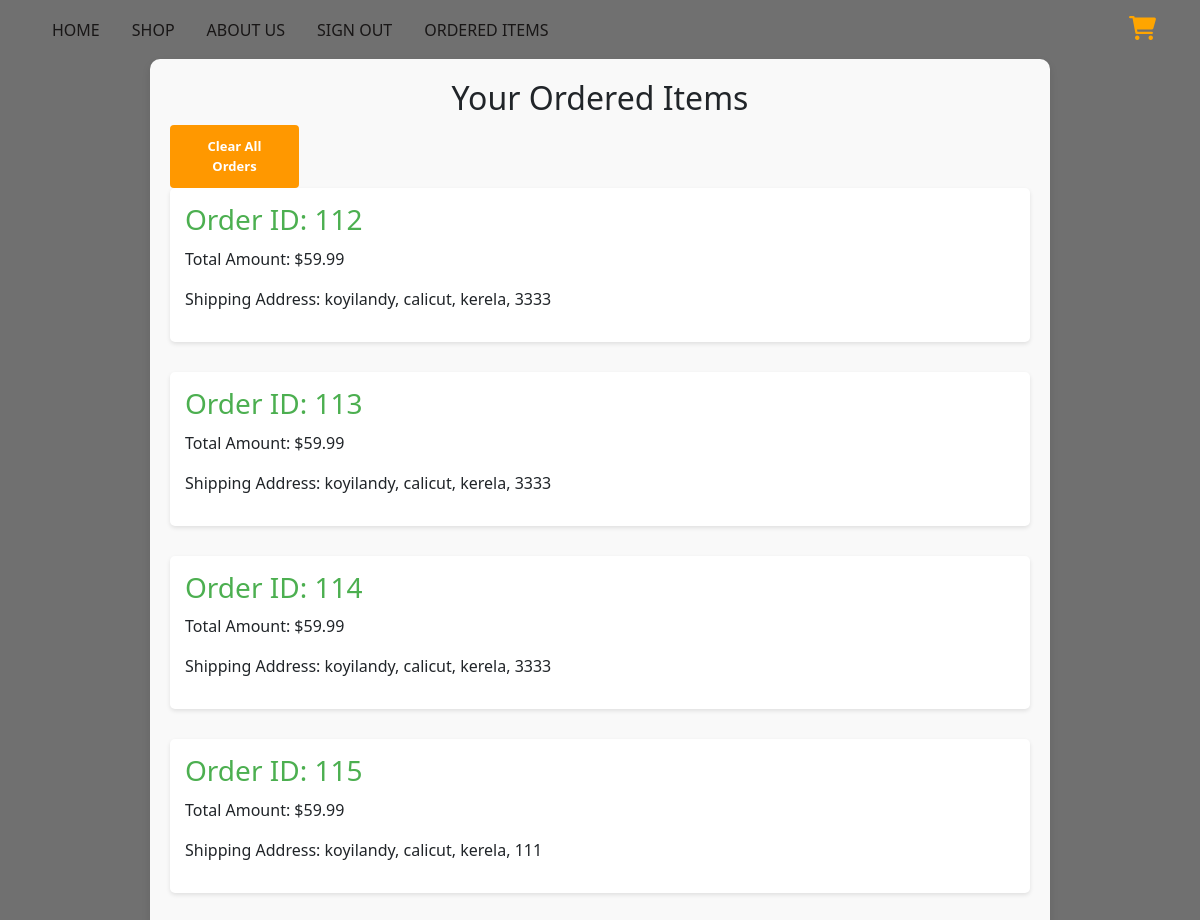
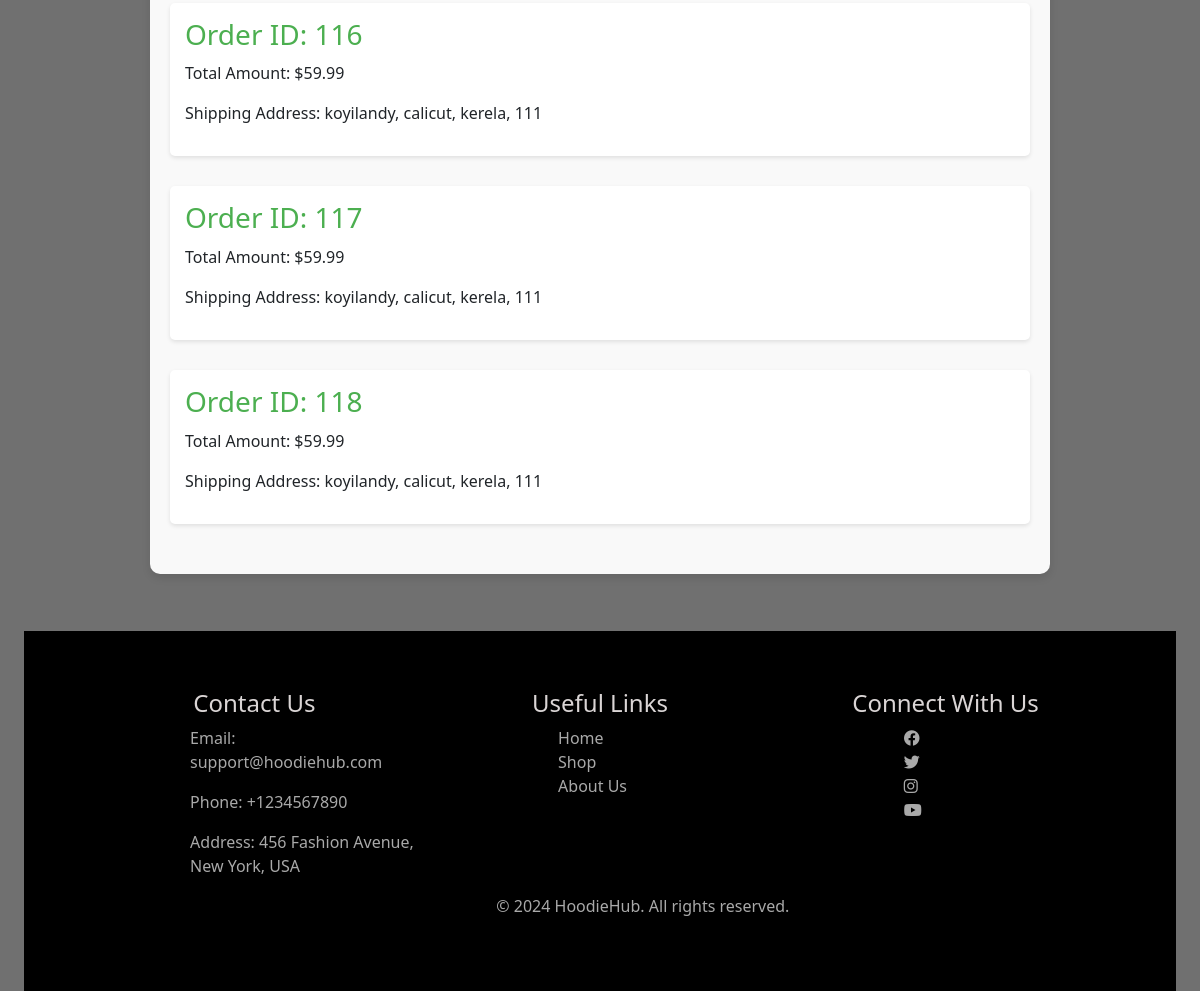
The page /view_ordered_items/ (signed in) on the database its author committed (2 pictures, top to bottom).
### myapp/models.py (models this page shows, shortened)
class Order(models.Model):
    user = models.ForeignKey(User, on_delete=models.CASCADE)
    total_amount = models.DecimalField(max_digits=10, decimal_places=2)
    shipping_address = models.TextField()
    order_date = models.DateTimeField(auto_now_add=True)
    payment_status = models.CharField(max_length=20, choices=[('Paid', 'Paid'), ('Pending', 'Pending')], default='Pending')
    payment_method = models.CharField(max_length=50, choices=[('COD', 'Cash on Delivery'), ('GPay', 'Google Pay'), ('PhonePe', 'PhonePe'), ('Card', 'Card')])

### myapp/views.py (the view)
# urls.py: path('view_ordered_items/', views.view_ordered_items, name='view_ordered_items'),
@login_required
def view_ordered_items(request):
    orders = Order.objects.prefetch_related('order_items__product').filter(user=request.user)
    return render(request, 'ordered_items.html', {'orders': orders})

### myapp/templates/ordered_items.html (shortened to what this page needs)
{% extends "Base.html" %}
{% load static %}
{% block content %}
<div class="ordered-items-container">
    <h2>Your Ordered Items</h2>
    {% if orders %}
    <form method="post" action="{% url 'clear_orders' %}">
        <button type="submit" class="btn" id="c">Clear All Orders</button>
    </form>
    {% for order in orders %}
        <div class="order">
            <h3>Order ID: {{ order.id }}</h3>
            <p>Total Amount: ${{ order.total_amount }}</p>
            <p>Shipping Address: {{ order.shipping_address }}</p>
        </div>
    {% endfor %}
    {% else %}
        <p>You have no orders yet.</p>
    {% endif %}
</div>
{% endblock %}

### myapp/templates/Base.html (shortened to what this page needs)
{% load static %}
<!DOCTYPE html>
<html lang="en">
<head>
     <link rel="stylesheet" href="https://cdnjs.cloudflare.com/ajax/libs/font-awesome/6.0.0-beta3/css/all.min.css">
    <link href="https://cdn.jsdelivr.net/npm/bootstrap@5.3.2/dist/css/bootstrap.min.css" rel="stylesheet">
    <link rel="stylesheet" href="{% static 'style/Styles.css' %}">
</head>
<body class="container-fluid">
  <div id="first" class="container-fluid">
    <nav class="navbar  navbar-dark    navbar-expand-sm">
      <div class="container-fluid">
        <div class="collapse navbar-collapse" id="navbarNav">
    <ul class="nav" >
        <li class="nav-item">
          <a class="nav-link" href="{% url 'home' %}">HOME</a>
        </li>
        <li class="nav-item">
          <a class="nav-link" href="{% url 'shop' %}">SHOP</a>
        </li>
        <li class="nav-item">
          <a class="nav-link" href="{% url 'about_us' %}">ABOUT US</a>
        </li>
        {% if user.is_authenticated %}
        <li class="nav-item">
            <a class="nav-link" href="#" onclick="event.preventDefault(); document.getElementById('logout-form').submit(); showLogoutAlert();">SIGN OUT</a>
        </li>
     {% else %}
        <li class="nav-item">
            <a class="nav-link" href="{% url 'login' %}">SIGN IN</a>
        </li>
      {% endif %}
        <li class="nav-item">
          <a class="nav-link" href="{% url 'view_ordered_items' %}">ORDERED ITEMS</a>
        </li>
      </ul>
      <ul class="navbar-nav ms-auto">
        <li class="nav-item">
          <a class="nav-link" href="{% url 'cart' %}">
            <i class="fas fa-shopping-cart"></i>
          </a>
        </li>
      </ul>
        </div>
      </div>
    </nav>
       {% block content %}
       {% endblock content %}
    <section class="footer">
        <div class="container">
            <div class="row">
                <div class="col-md-4">
                    <h4>Contact Us</h4>
                    <p>Email: support@hoodiehub.com</p>
                    <p>Phone: +1234567890</p>
                    <p>Address: 456 Fashion Avenue, New York, USA</p>
                </div>
                <div class="col-md-4">
                    <h4>Useful Links</h4>
                    <ul>
                      <li><a href="{% url 'home' %}">Home</a></li>
                      <li><a href="{% url 'shop' %}">Shop</a></li>
                      <li><a href="{% url 'about_us' %}">About Us</a></li>
                    </ul>
                </div>
                <div class="col-md-4">
                    <h4>Connect With Us</h4>
                    <ul class="social-icons">
                        <li><a href="https://www.facebook.com/"><i class="fab fa-facebook"></i></a></li>
                        <li><a href="https://twitter.com/?lang=en"><i class="fab fa-twitter"></i></a></li>
                        <li><a href="https://www.instagram.com/"><i class="fab fa-instagram"></i></a></li>
                        <li><a href="https://www.youtube.com/"><i class="fab fa-youtube"></i></a></li>
                    </ul>
                </div>
            </div>
        </div>
        <div class="copy">
            <p>&copy;  2024 HoodieHub. All rights reserved.</p>
        </div>
      </section>
</body>
</html>

### myapp/static/style/Styles.css (style rules this page uses)
:root { --primaryColor: hsl(233, 52%, 19%); --secondaryColor: hsl(233, 16%, 44%); --hoverColor: hsl(8, 100%, 70%); --blackColor: #707070; --greyText: hsl(0, 0%, 75%); --bgColor: hsl(0, 0%, 100%); --shadowColor: hsla(0, 0%, 0%, 0.314); --gradient: linear-gradient(to bottom, hsl(16, 100%, 71%), hsl(8, 100%, 70%)); --boxShadow: rgba(0, 0, 0, 0.1) 0px 10px 15px -3px, rgba(0, 0, 0, 0.05) 0px 4px 6px -2px; --borderRadius: 10px; --biggestFontSize: 2.4rem; --h1FontSize: 2rem; --h2FontSize: 1.25rem; --h3FontSize: 1rem; --normalFontSize: 0.938rem; --smallFontSize: 0.813rem; --smallerFontSize: 0.75rem; }
body { background-color: #707070; }
.btn { text-decoration: none; }
.navbar-nav .nav-link .fas.fa-shopping-cart { font-size: 1.5rem; color: orange; }
.nav a { color: rgb(24, 22, 22); }
.cart h2, h4 { text-align: center; }
.btn { display: inline-block; padding: 0.75rem 1.5rem; font-size: 1rem; font-weight: bold; color: #fff; background: #ff9800; border: none; border-radius: 4px; text-decoration: none; transition: background 0.3s ease; }
.ordered-items-container { max-width: 900px; margin: 0 auto; padding: 20px; background-color: #f9f9f9; border-radius: 10px; box-shadow: 0 4px 8px rgba(0, 0, 0, 0.1); }
.ordered-items-container h2 { text-align: center; }
.ordered-items-container .order { margin-bottom: 30px; padding: 15px; background-color: #fff; border-radius: 5px; box-shadow: 0 2px 4px rgba(0, 0, 0, 0.1); }
.ordered-items-container .order h3 { color: #4CAF50; margin-bottom: 10px; }
.ordered-items-container #c { width: 15%; text-align: center; font-size: small; }
.footer .container .row { text-decoration: none; color: darkgrey; }
.footer { background-color:black; padding:5% 5%; margin-top: 5%; }
.footer .container .row h4 { color: rgb(218, 213, 213); }
.footer .col-md-4 ul li a { text-decoration: none; color: darkgrey; margin-left: 30%; }
.footer .col-md-4 ul { list-style-type: none; }
.footer .col-md-4 p { margin-left: 30%; }
.footer .copy p { color: darkgrey; margin-left: 40%; }

### rows shown on the page
Order: id "112", total_amount "59.99", shipping_address "koyilandy, calicut, kerela, 3333"
Order: id "113", total_amount "59.99", shipping_address "koyilandy, calicut, kerela, 3333"
Order: id "114", total_amount "59.99", shipping_address "koyilandy, calicut, kerela, 3333"
Order: id "115", total_amount "59.99", shipping_address "koyilandy, calicut, kerela, 111"
Order: id "116", total_amount "59.99", shipping_address "koyilandy, calicut, kerela, 111"
Order: id "117", total_amount "59.99", shipping_address "koyilandy, calicut, kerela, 111"
Order: id "118", total_amount "59.99", shipping_address "koyilandy, calicut, kerela, 111"
